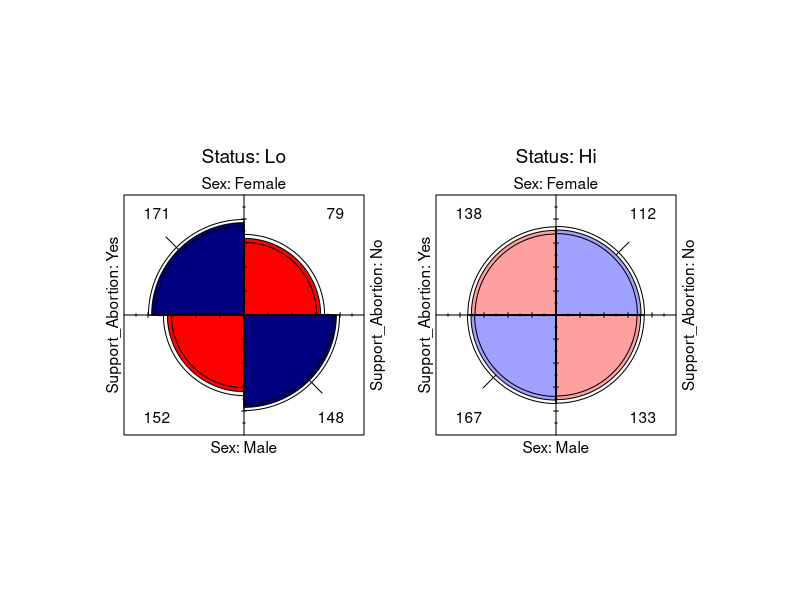
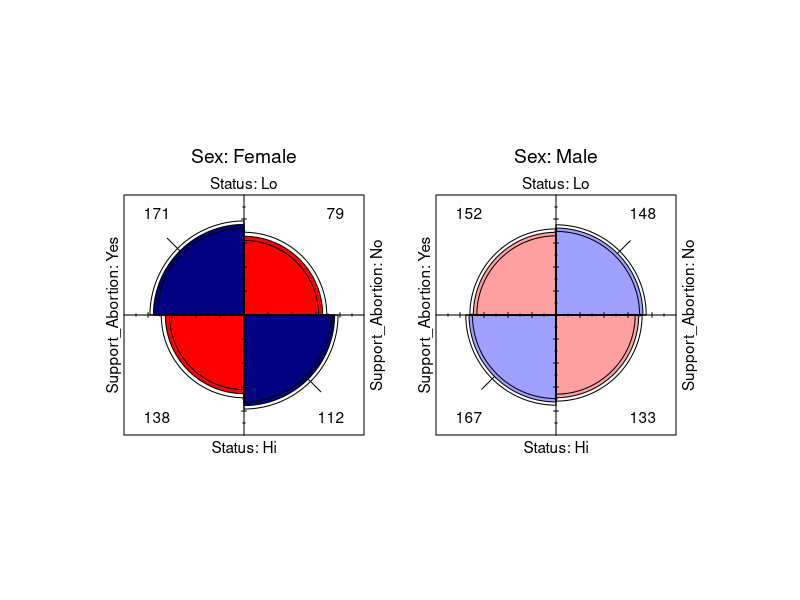
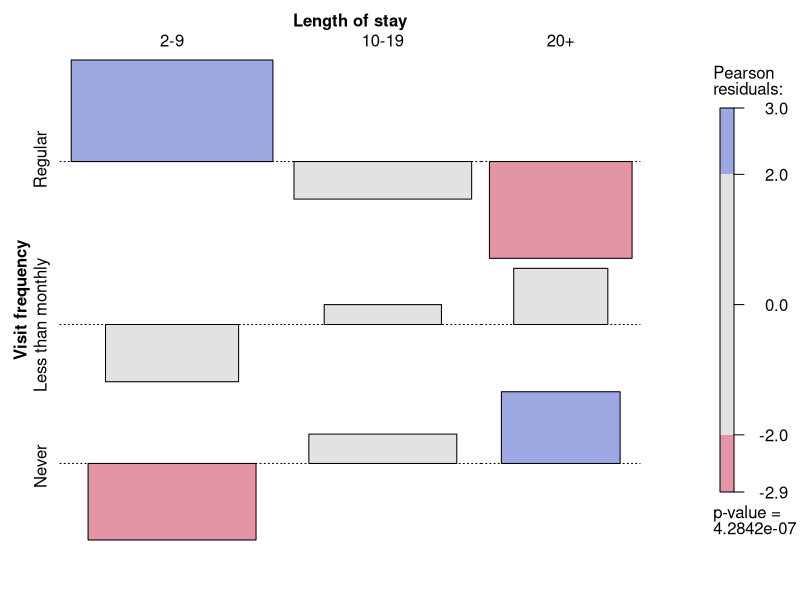
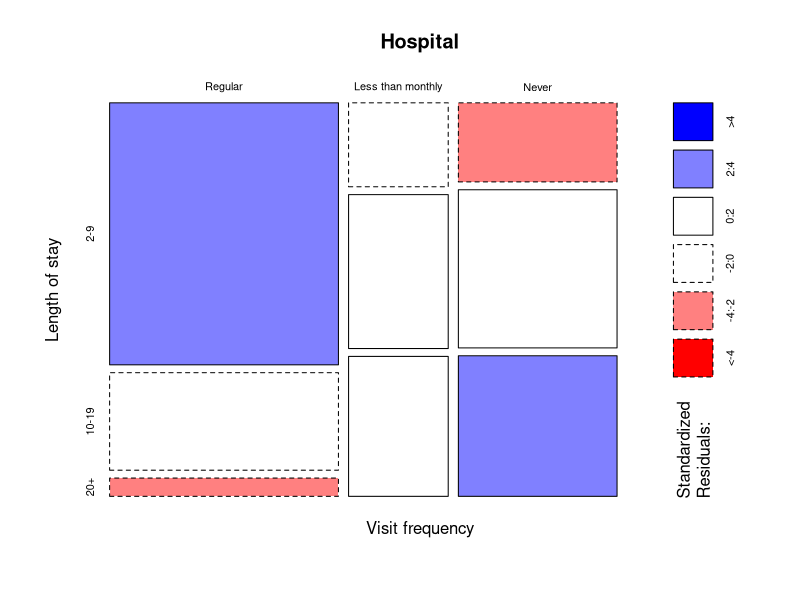
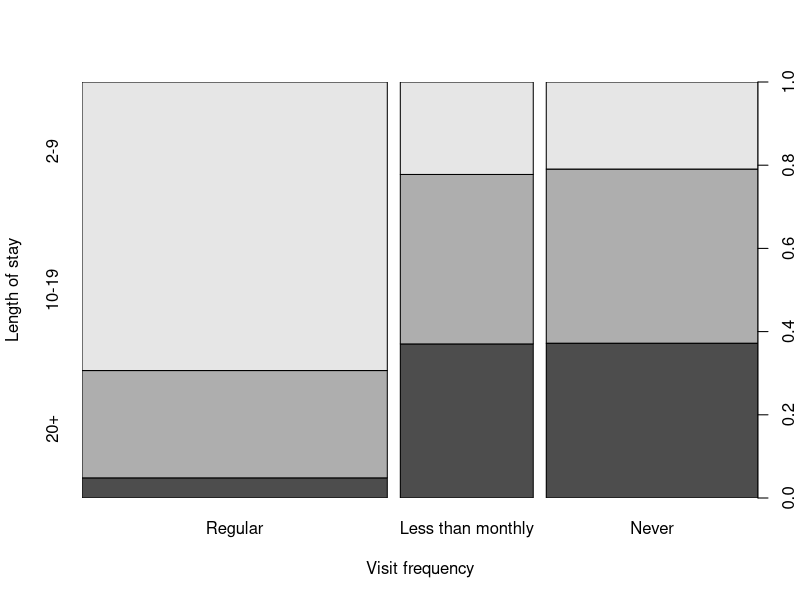
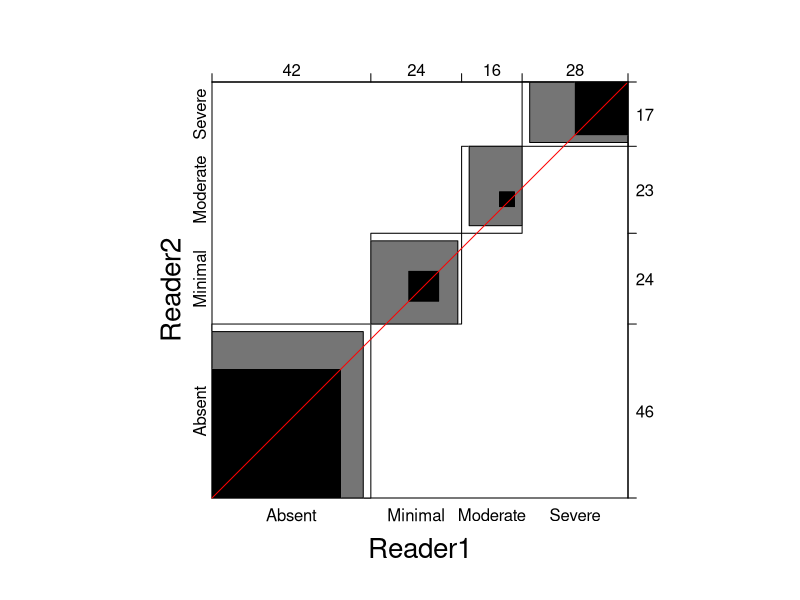

Write the R code that produced these figures, in order.
## ---- chunk 1
knitr::opts_chunk$set(
  warning = FALSE,   # avoid warnings and messages in the output
  message = FALSE,
  fig.height = 5,    # set default figure size
  fig.width = 6.5
)

library(vcd)
options(rgl.useNULL = TRUE)
library(vcdExtra)
## ---- chunk 2
data("Abortion", package = "vcdExtra")
str(Abortion)
## ---- chunk 3
strat_status <- aperm(Abortion, c(1, 3, 2))
fourfold(strat_status)
## ---- chunk 4
strat_sex <- aperm(Abortion, c(2, 3, 1))
fourfold(strat_sex)
## ---- chunk 5
oddsratio(strat_status, log = FALSE) # 4.2a
oddsratio(strat_sex, log = FALSE)    # 4.2b
## ---- chunk 6
data("Hospital")
chisq.test(Hospital)
## ---- chunk 7
(hosp_stat <- assocstats(Hospital))
## ---- chunk 8
assoc(Hospital, shade = TRUE)
## ---- chunk 9
CMHtest(Hospital)
## ---- chunk 10
plot(Hospital, shade = TRUE)
spineplot(Hospital, shade = TRUE)
## ---- chunk 11
data("Mammograms")
(kaps <- Kappa(Mammograms))
## ---- chunk 12
agreementplot(Mammograms)
## ---- chunk 13
assocstats(Mammograms)
